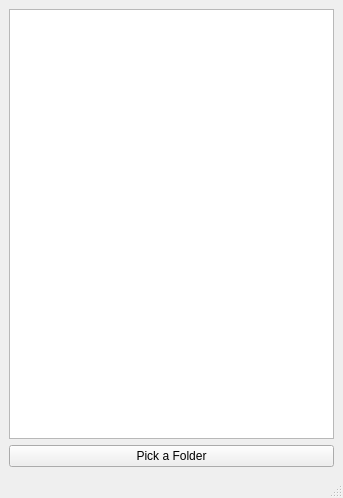
<?xml version="1.0" encoding="UTF-8"?>
<ui version="4.0">
 <class>MainWindow</class>
 <widget class="QMainWindow" name="MainWindow">
  <property name="geometry">
   <rect>
    <x>0</x>
    <y>0</y>
    <width>343</width>
    <height>498</height>
   </rect>
  </property>
  <property name="windowTitle">
   <string>MainWindow</string>
  </property>
  <widget class="QWidget" name="centralwidget">
   <layout class="QVBoxLayout" name="verticalLayout">
    <item>
     <widget class="QListWidget" name="listWidget"/>
    </item>
    <item>
     <widget class="QPushButton" name="btnBrowse">
      <property name="text">
       <string>Pick a Folder</string>
      </property>
     </widget>
    </item>
   </layout>
  </widget>
  <widget class="QStatusBar" name="statusbar"/>
 </widget>
 <resources/>
 <connections/>
</ui>
